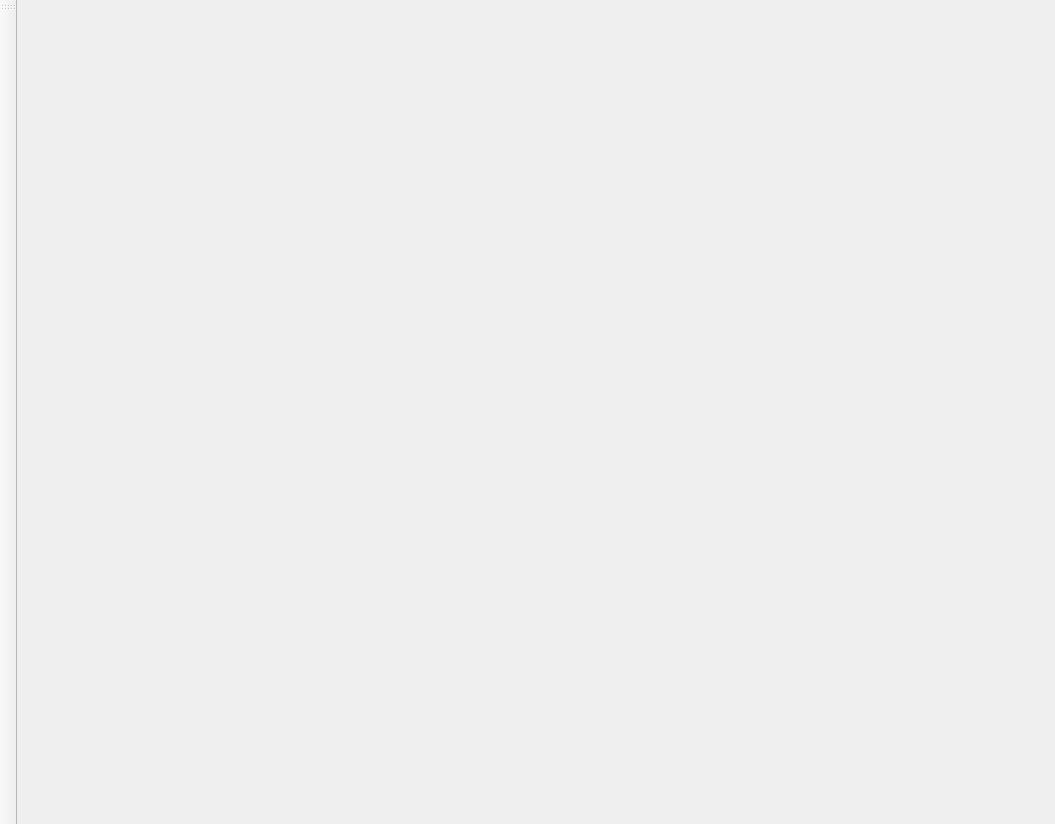
<?xml version="1.0" encoding="UTF-8"?>
<ui version="4.0">
 <class>VisualGraphClass</class>
 <widget class="QMainWindow" name="VisualGraphClass">
  <property name="geometry">
   <rect>
    <x>0</x>
    <y>0</y>
    <width>1055</width>
    <height>824</height>
   </rect>
  </property>
  <property name="windowTitle">
   <string>VisualGraph</string>
  </property>
  <widget class="QWidget" name="centralWidget">
   <layout class="QVBoxLayout" name="verticalLayout_3">
    <item>
     <widget class="GraphWidget" name="m_graphWidget" native="true">
      <property name="sizePolicy">
       <sizepolicy hsizetype="Preferred" vsizetype="Preferred">
        <horstretch>0</horstretch>
        <verstretch>0</verstretch>
       </sizepolicy>
      </property>
      <layout class="QVBoxLayout" name="verticalLayout"/>
     </widget>
    </item>
   </layout>
  </widget>
  <widget class="QToolBar" name="toolBar">
   <property name="windowTitle">
    <string>toolBar</string>
   </property>
   <attribute name="toolBarArea">
    <enum>LeftToolBarArea</enum>
   </attribute>
   <attribute name="toolBarBreak">
    <bool>false</bool>
   </attribute>
  </widget>
 </widget>
 <layoutdefault spacing="6" margin="11"/>
 <customwidgets>
  <customwidget>
   <class>GraphWidget</class>
   <extends>QWidget</extends>
   <header>GraphWidget.h</header>
   <container>1</container>
   <slots>
    <slot>CreateGraph()</slot>
   </slots>
  </customwidget>
 </customwidgets>
 <resources>
  <include location="visualgraph.qrc"/>
 </resources>
 <connections/>
 <slots>
  <slot>CreateGraph()</slot>
 </slots>
</ui>
